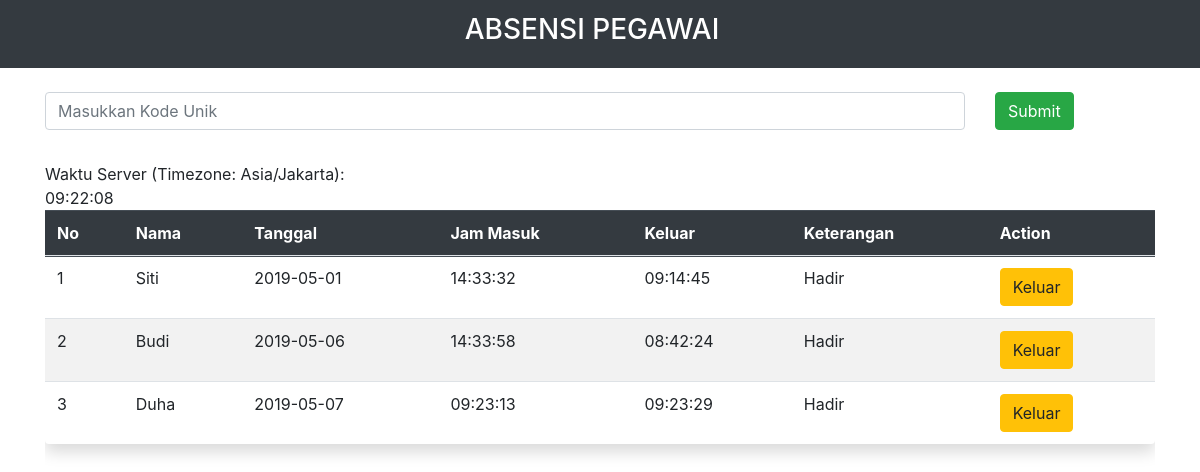
Before: / with the older database file.
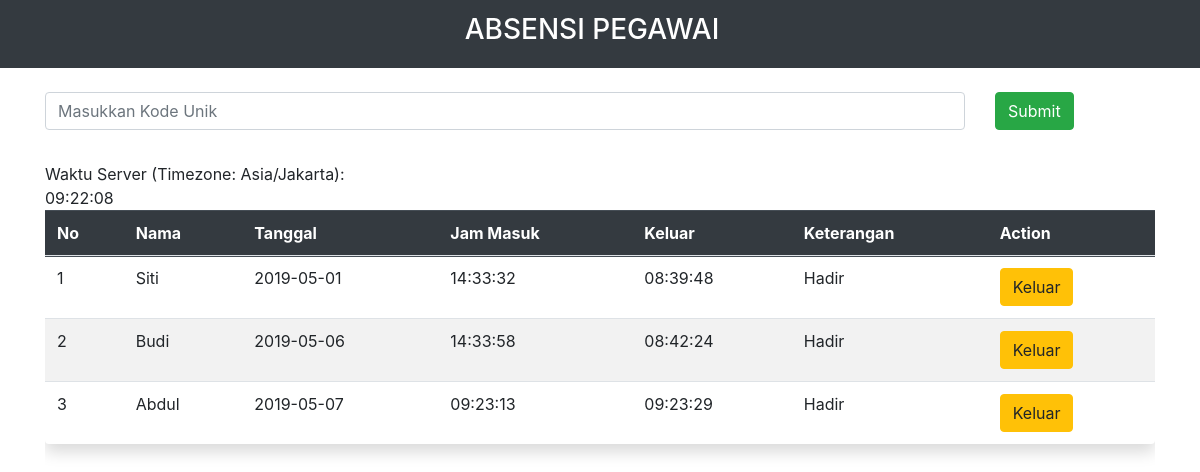
After: the same page with the newer database file.
### tables this page shows
CREATE TABLE `absensi` (
  `id_absensi` int(11) NOT NULL,
  `id_karyawan` int(11) DEFAULT NULL,
  `tanggal_absen` date NOT NULL,
  `jam_masuk` time NOT NULL,
  `keterangan` text NOT NULL,
  `jam_keluar` time DEFAULT NULL
);

CREATE TABLE `karyawan` (
  `id_karyawan` int(11) NOT NULL,
  `nip` varchar(255) NOT NULL,
  `nama` varchar(255) NOT NULL
);

### dashboard.php (the view, shortened to what this page needs)
<div class="container">
	<form action='aksi_absen.php' method='POST' >
		<div class="row">
			<div class="form-group col-md-10">
				<input type="password" class="form-control" name="nip" id="Kode Unik" placeholder="Masukkan Kode Unik" required oninvalid="this.setCustomValidity('Isi kolom kode unik dengan Benar')" />
			</div>
			<div class="form-group col-md-2">
				<input type="submit" class="btn btn-success"/>
			</div>
		</div>
	</form>
</head>
<body onload="setInterval('displayServerTime()', 1000);">
	Waktu Server (Timezone: Asia/Jakarta):<br/>
	<span id="clock"><?php print date('H:i:s'); ?></span>
	<div class="table-responsive">
		<table class="table table-hover table-striped shadow p-3 mb-5 bg-white rounded">
			<thead class="thead-dark ">
				<th>No</th>
				<th>Nama</th>
				<th>Tanggal</th>
				<th>Jam Masuk</th>
				<th>Keluar</th>
				<th>Keterangan</th>
				<th>Action</th>
		</thead>
		<tbody>
			<tr>
				<?php
				$no = 1;
				$query = mysqli_query($koneksi,"SELECT * FROM absensi
					INNER JOIN karyawan ON absensi.id_karyawan = karyawan.id_karyawan
					");
					while ($r=mysqli_fetch_array($query)) { ?>
						<tr>
							<td><?php echo $no++; ?></td>
							<td><?php echo $r['nama'] ?></td>
							<td><?php echo $r['tanggal_absen'] ?></td>
							<td><?php echo $r['jam_masuk'] ?></td>
							<td><?php echo $r['jam_keluar'] ?></td>
							<td><?php echo $r['keterangan'] ?>
							<td>
								<a href="index.php?p=aksi_keluar&id_absensi=<?php echo $r['id_absensi']?>" class="btn btn-warning">Keluar</a>
							</td>
						</tr>
					<?php } ?>
				</tbody>
			</table>
		</div>
	</div></div>

### index.php (shortened to what this page needs)
<link rel="stylesheet" type="text/css" href="bootstrap/css/bootstrap.css">
<nav class="navbar navbar-dark bg-dark justify-content-center">
  <a class="navbar-brand" href="index.php">
    <h3>ABSENSI PEGAWAI</h3>
  </a>
</nav>
<?php
include("conn/koneksi.php");
if (@$_GET['p']=='') {
	include_once 'dashboard.php';
}
elseif (@$_GET['p']=='dashboard') {
		include_once 'dashboard.php';
	}
elseif (@$_GET['p']=='aksi_keluar') {
		include_once 'aksi_keluar.php';
	}
else {
	include_once '404.php';
}
 ?>

Changed rows visible on the page:
changed absensi "Siti": jam_keluar "09:14:45" → "08:39:48"
changed through a linked row, absensi: id_karyawan.nama "Duha" → "Abdul"
